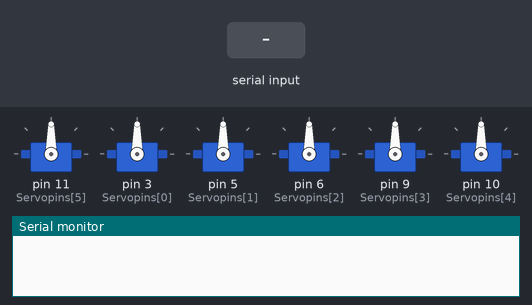
Bench run of a sketch on a simulated Arduino Uno, built with avr-gcc and run on an emulated ATmega328P. Parts: 6 × servo, the last lines printed to the serial monitor. Inputs (shaded band) come from the test bench.

Above: at 3.2 s.
3.3 s: "a" received over Serial
At 3.76 s:
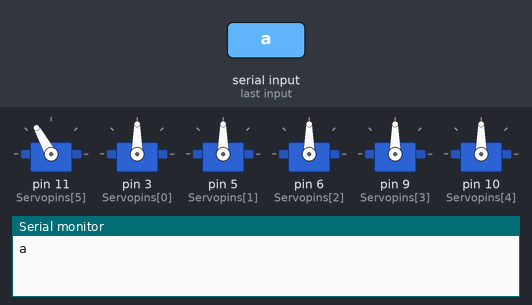
6.3 s: "c" received over Serial
At 8.93 s:
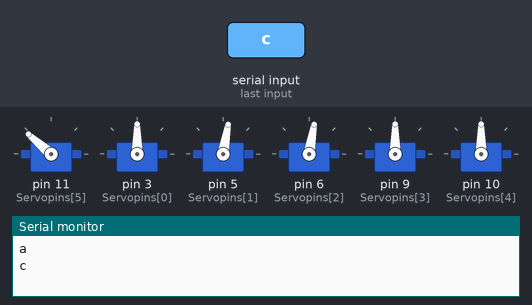
12.3 s: "b" received over Serial
At 13.9 s:
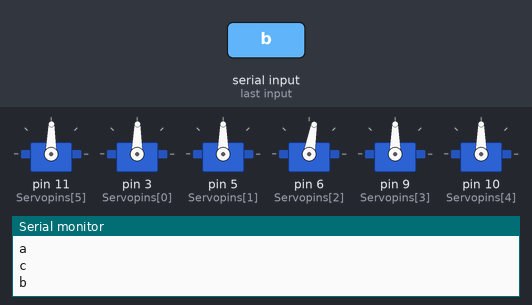
Timing chart, 0 to 15.4 s (numbered marks = the images above; inputs shaded):
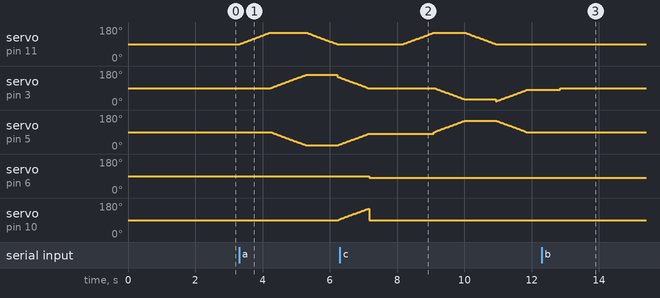

Measured:
- after the input at 3.3 s, servo on pin 11 (Servopins[5]): rises from 90° to 150° in 0.90 s, then falls to 90° in 2.0 s; servo on pin 3 (Servopins[0]): rises from 90° to 160° in 1.0 s, then falls to 146° in 1.0 s; servo on pin 10 (Servopins[4]): 90° → 94° after 2.9 s
- after the input at 6.3 s, servo on pin 11 (Servopins[5]): rises from 90° to 150° in 0.90 s, then falls to 90° in 1.8 s
- after the input at 12.3 s, servo on pin 11 (Servopins[5]): 90° → 89° after 0.56 s; servo on pin 3 (Servopins[0]): 80° → 89° after 0.56 s
- by itself, servo on pin 5 (Servopins[1]): rises from 24° to 150° in 3.7 s, then falls to 90° in 1.8 s

The sketch:

hextest3.ino
```cpp
#include<Servo.h>
Servo servoFrontLeft;
Servo baseServoFrontLeft;
Servo invbaseservoright;
Servo baseServoRight;
Servo invBaseServoLeft;
Servo servoFrontRight;
int pos = 90; //side servo 1,3,5
int basepos=90; //base servo 1,3
int invpos=90; //base servo 5
int baseposright=90; //base servo 4,5
int sideposright=90; //side servo 4,5,2
int invRightBase=90; //base servo 2
int Servopins[6]={3,5,6,9,10,11};

void setup() {
  // put your setup code here, to run once:
  int i;
servoFrontLeft.attach(Servopins[5]);//side 1,3,5 pin 11
baseServoFrontLeft.attach(Servopins[0]);//base 1,3 pin 3
servoFrontLeft.write(pos);
baseServoFrontLeft.write(pos);
invbaseservoright.attach(Servopins[1]);//base 5 pin 5
invbaseservoright.write(invpos);
baseServoRight.attach(Servopins[2]); //base servo 4,6 pin 6
baseServoRight.write(pos);
invBaseServoLeft.attach(Servopins[3]); //base servo 2 pin 9
invBaseServoLeft.write(invpos);
servoFrontRight.attach(Servopins[4]); //side servo 2,4,6 pin 10
servoFrontRight.write(sideposright);
delay(2000);
Serial.begin(9600);
}

void loop() {
  // put your main code here, to run repeatedly:
  String response;
  while (Serial.available())
    {
      char c = Serial.read();
      response += c;

    }
  if(response.length()>0){
    Serial.println(response);

    if(response == "a"){
      fwd();
    }
    else if( response == "b"){
      servoFrontLeft.write(pos);
baseServoFrontLeft.write(pos);
    }
    else if(response == "c"){
      bck();
    }


   response ="";
  delay(1000);


  }
}


void fwd(){
  for(pos =90;pos<=150;pos++){ //lift side servo 1,3,5
    servoFrontLeft.write(pos);
    delay(15);
  }
  for(basepos = 90,invpos=90 ; basepos<=150,invpos>=20;basepos++,invpos--){ //move base servo 1,3,5 forward
    baseServoFrontLeft.write(basepos);
    invbaseservoright.write(invpos);
    delay(15);
  }

  for(pos =150;pos>=90;pos--){ //down side servo 1,3,5
    servoFrontLeft.write(pos);
    delay(15);
  }

  for(basepos = 150,invpos=20,sideposright=90 ; basepos>=90,invpos<=90, sideposright<=150;basepos--,invpos++,sideposright++){ //move base servo 1,3,5 back(sweep), lift side servo 2,4,6
    baseServoFrontLeft.write(basepos);
    invbaseservoright.write(invpos);
    servoFrontRight.write(sideposright);
    delay(15);
  }

  for(baseposright=90,invRightBase=90;baseposright<=150,invRightBase>=20;baseposright++,invRightBase--){ //move base servo 2,4,6 forward
    baseServoRight.write(baseposright);
    invBaseServoLeft.write(invRightBase);
  }

  for(sideposright==150;sideposright>=90;sideposright--){ //down side servo 2,4,6

    servoFrontRight.write(sideposright);
  }

  for(baseposright=150,invRightBase=20;baseposright>=90,invRightBase<=90;baseposright--,invRightBase++){ //move base servo 2,4,6 back(sweep)
    baseServoRight.write(baseposright);
    invBaseServoLeft.write(invRightBase);
  }
}


void bck(){
  for(pos =90;pos<=150;pos++){
    servoFrontLeft.write(pos);
    delay(15);
  }
  for(basepos = 90,invpos=90 ; basepos>=20,invpos<=150;basepos--,invpos++){
    baseServoFrontLeft.write(basepos);
    invbaseservoright.write(invpos);
    delay(15);
  }

  for(pos =150;pos>=90;pos--){
    servoFrontLeft.write(pos);
    delay(15);
  }

  for(basepos = 20,invpos=150 ; basepos<=90,invpos>=90;basepos++,invpos--){
    baseServoFrontLeft.write(basepos);
    invbaseservoright.write(invpos);
    delay(15);
  }
}
```
